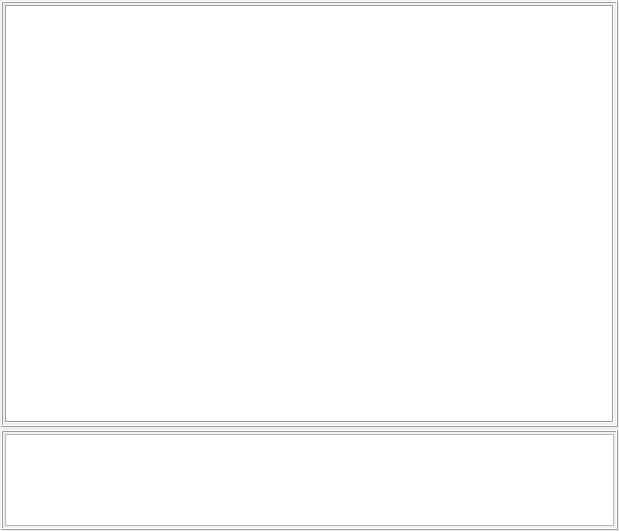
<?xml version="1.0" encoding="UTF-8"?>
<ui version="4.0">
 <class>TChatWidget</class>
 <widget class="QWidget" name="TChatWidget">
  <property name="geometry">
   <rect>
    <x>0</x>
    <y>0</y>
    <width>619</width>
    <height>531</height>
   </rect>
  </property>
  <property name="windowTitle">
   <string>Form</string>
  </property>
  <layout class="QGridLayout" name="gridLayout_3">
   <property name="leftMargin">
    <number>1</number>
   </property>
   <property name="topMargin">
    <number>1</number>
   </property>
   <property name="rightMargin">
    <number>1</number>
   </property>
   <property name="bottomMargin">
    <number>1</number>
   </property>
   <property name="spacing">
    <number>3</number>
   </property>
   <item row="0" column="0">
    <widget class="QFrame" name="ChatListFrame">
     <property name="frameShape">
      <enum>QFrame::Box</enum>
     </property>
     <property name="frameShadow">
      <enum>QFrame::Raised</enum>
     </property>
     <layout class="QGridLayout" name="gridLayout">
      <property name="leftMargin">
       <number>2</number>
      </property>
      <property name="topMargin">
       <number>2</number>
      </property>
      <property name="rightMargin">
       <number>2</number>
      </property>
      <property name="bottomMargin">
       <number>2</number>
      </property>
      <property name="spacing">
       <number>2</number>
      </property>
      <item row="0" column="0">
       <widget class="QListView" name="ChatListView">
        <property name="frameShape">
         <enum>QFrame::Box</enum>
        </property>
       </widget>
      </item>
     </layout>
    </widget>
   </item>
   <item row="1" column="0">
    <widget class="QFrame" name="ChatMessageFrame">
     <property name="maximumSize">
      <size>
       <width>16777215</width>
       <height>100</height>
      </size>
     </property>
     <property name="frameShape">
      <enum>QFrame::Box</enum>
     </property>
     <property name="frameShadow">
      <enum>QFrame::Raised</enum>
     </property>
     <layout class="QGridLayout" name="gridLayout_2">
      <property name="leftMargin">
       <number>2</number>
      </property>
      <property name="topMargin">
       <number>2</number>
      </property>
      <property name="rightMargin">
       <number>2</number>
      </property>
      <property name="bottomMargin">
       <number>2</number>
      </property>
      <property name="spacing">
       <number>2</number>
      </property>
      <item row="0" column="0">
       <widget class="QTextEdit" name="ChatMessageTextEdit"/>
      </item>
     </layout>
    </widget>
   </item>
  </layout>
 </widget>
 <resources/>
 <connections/>
</ui>
